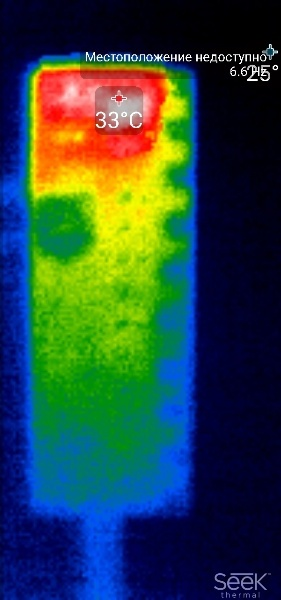
#> input picture ProjectData/cut_img.jpg, 281 x 600 px
$ python matrix.py
#> lines starting #> are read from the running program, lines starting #| are printed output that depends on the picture
import matplotlib.pyplot as plt
import numpy as np
import cv2
from mpl_toolkits.mplot3d import Axes3D
from matplotlib import cm
from matplotlib import colors

nemo = cv2.imread('ProjectData/cut_img.jpg')
#> nemo is the input picture: shape (600, 281, 3); mean B, G, R 64, 69.5, 42.2
# nemo = cv2.cvtColor(nemo, cv2.COLOR_BGR2RGB)
r, g, b = cv2.split(nemo)
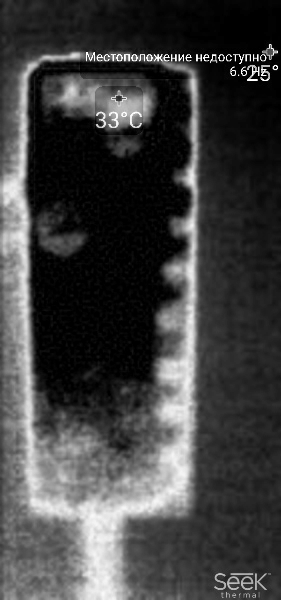
#> r: shape (600, 281); min 0, max 255, mean 64
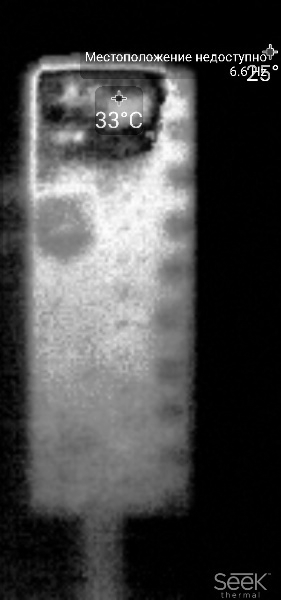
#> g: shape (600, 281); min 0, max 255, mean 69.5
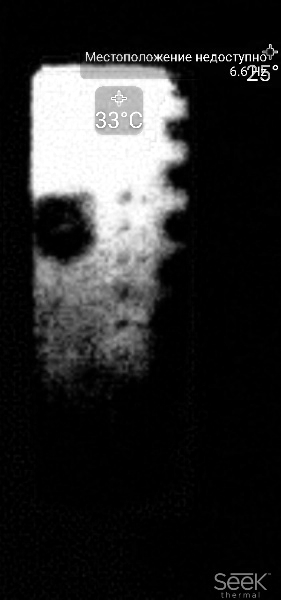
#> b: shape (600, 281); min 0, max 255, mean 42.2
fig = plt.figure()
axis = fig.add_subplot(1, 1, 1, projection="3d")
pixel_colors = nemo.reshape((np.shape(nemo)[0]*np.shape(nemo)[1], 3))
norm = colors.Normalize(vmin=-1.,vmax=1.)
norm.autoscale(pixel_colors)
pixel_colors = norm(pixel_colors).tolist
#> (the run stopped early here; a loop or call above may not have finished)

$ run again, with ProjectData/main_img.jpg copied over ProjectData/cut_img.jpg
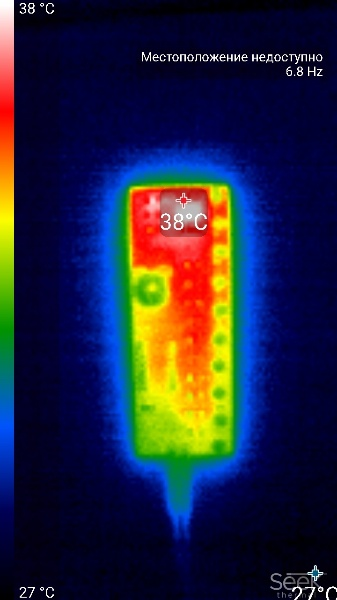
#> input picture ProjectData/main_img.jpg, 337 x 600 px
#> nemo is the input picture: shape (600, 337, 3); mean B, G, R 61.3, 37.6, 35.9
#> `r, g, b = cv2.split(nemo)`:
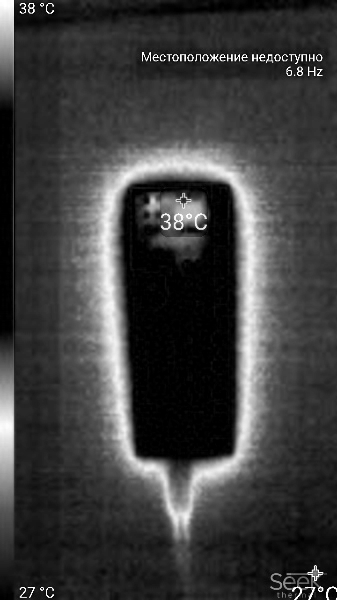
#> r: shape (600, 337); min 0, max 255, mean 61.3
#> `r, g, b = cv2.split(nemo)`:
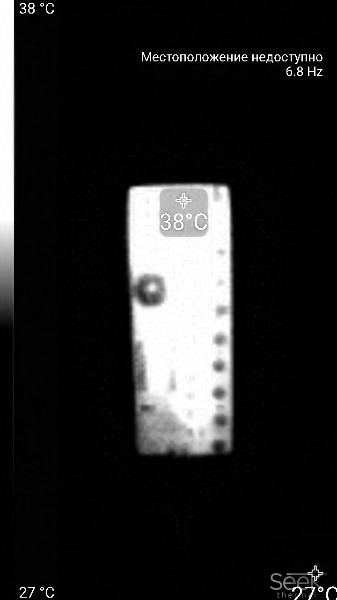
#> b: shape (600, 337); min 0, max 255, mean 35.9

$ run again, with ProjectData/original_image.jpg copied over ProjectData/cut_img.jpg
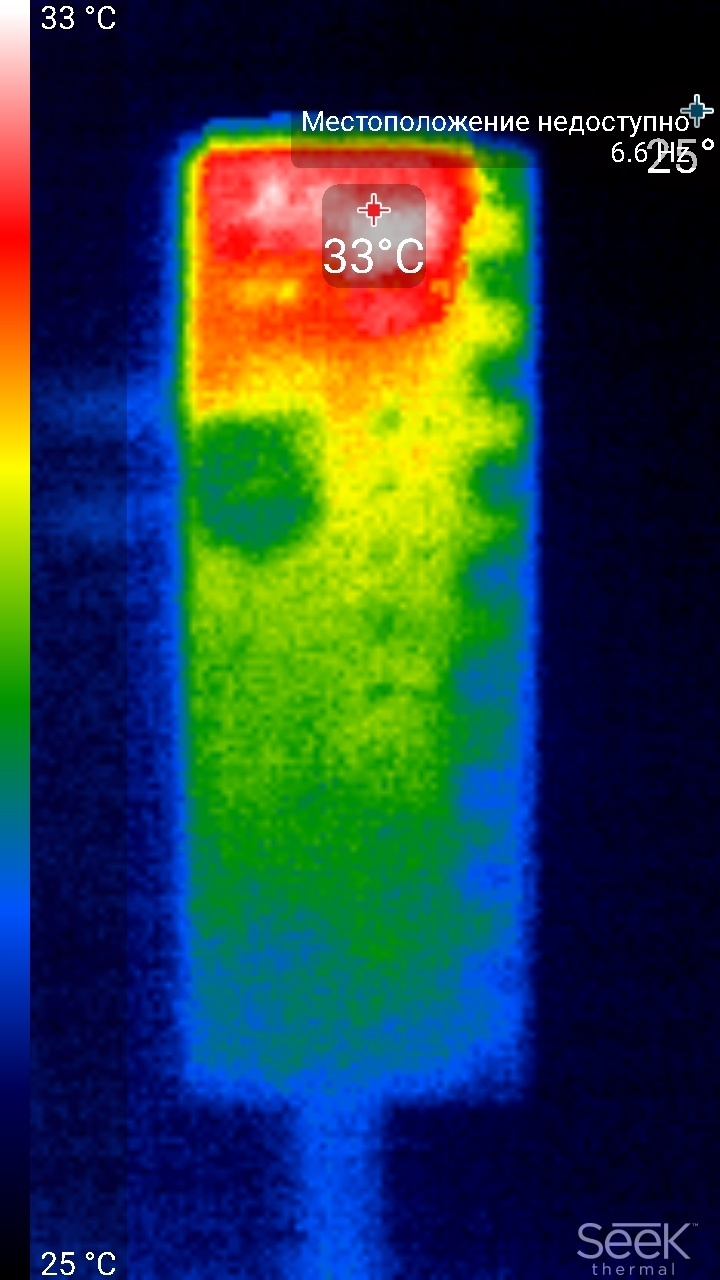
#> input picture ProjectData/original_image.jpg, 720 x 1280 px
#> nemo is the input picture: shape (1280, 720, 3); mean B, G, R 65.5, 63.7, 40.4
#> `r, g, b = cv2.split(nemo)`:
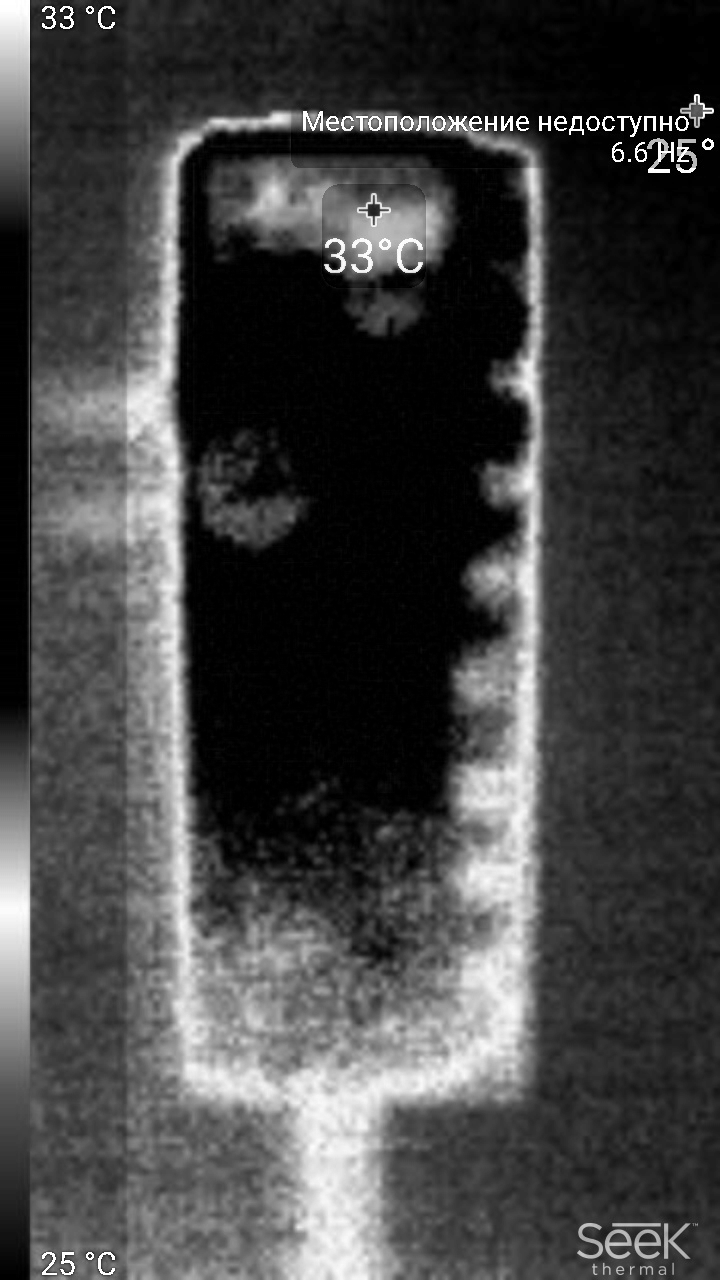
#> r: shape (1280, 720); min 0, max 255, mean 65.5
#> `r, g, b = cv2.split(nemo)`:
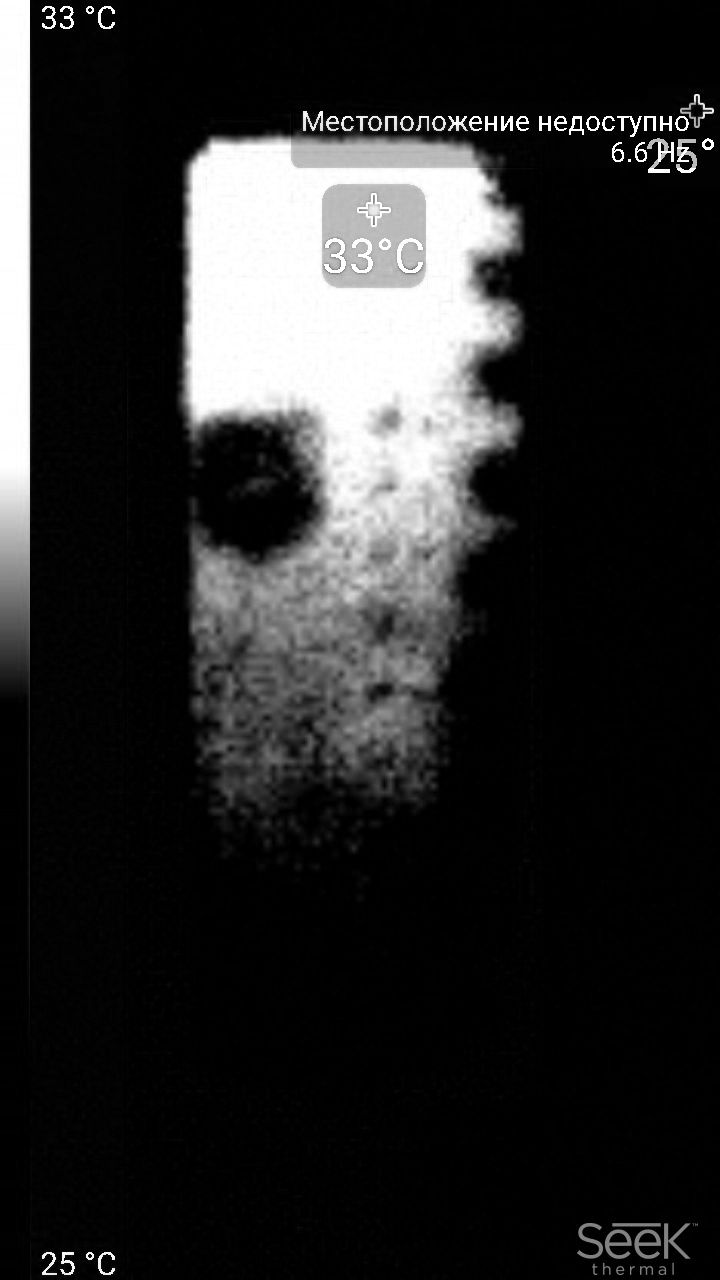
#> b: shape (1280, 720); min 0, max 255, mean 40.4
